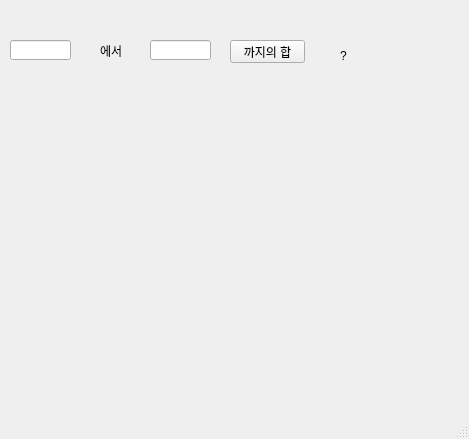
<?xml version="1.0" encoding="UTF-8"?>
<ui version="4.0">
 <class>MainWindow</class>
 <widget class="QMainWindow" name="MainWindow">
  <property name="geometry">
   <rect>
    <x>0</x>
    <y>0</y>
    <width>469</width>
    <height>439</height>
   </rect>
  </property>
  <property name="windowTitle">
   <string>MainWindow</string>
  </property>
  <widget class="QWidget" name="centralwidget">
   <widget class="QLineEdit" name="te1">
    <property name="geometry">
     <rect>
      <x>10</x>
      <y>40</y>
      <width>61</width>
      <height>20</height>
     </rect>
    </property>
   </widget>
   <widget class="QLineEdit" name="te2">
    <property name="geometry">
     <rect>
      <x>150</x>
      <y>40</y>
      <width>61</width>
      <height>20</height>
     </rect>
    </property>
   </widget>
   <widget class="QLabel" name="label">
    <property name="geometry">
     <rect>
      <x>100</x>
      <y>40</y>
      <width>31</width>
      <height>21</height>
     </rect>
    </property>
    <property name="text">
     <string>에서</string>
    </property>
   </widget>
   <widget class="QLabel" name="lbl">
    <property name="geometry">
     <rect>
      <x>340</x>
      <y>50</y>
      <width>56</width>
      <height>12</height>
     </rect>
    </property>
    <property name="text">
     <string>?</string>
    </property>
   </widget>
   <widget class="QPushButton" name="pb">
    <property name="geometry">
     <rect>
      <x>230</x>
      <y>40</y>
      <width>75</width>
      <height>23</height>
     </rect>
    </property>
    <property name="text">
     <string>까지의 합</string>
    </property>
   </widget>
  </widget>
  <widget class="QMenuBar" name="menubar">
   <property name="geometry">
    <rect>
     <x>0</x>
     <y>0</y>
     <width>469</width>
     <height>21</height>
    </rect>
   </property>
  </widget>
  <widget class="QStatusBar" name="statusbar"/>
 </widget>
 <resources/>
 <connections/>
</ui>
